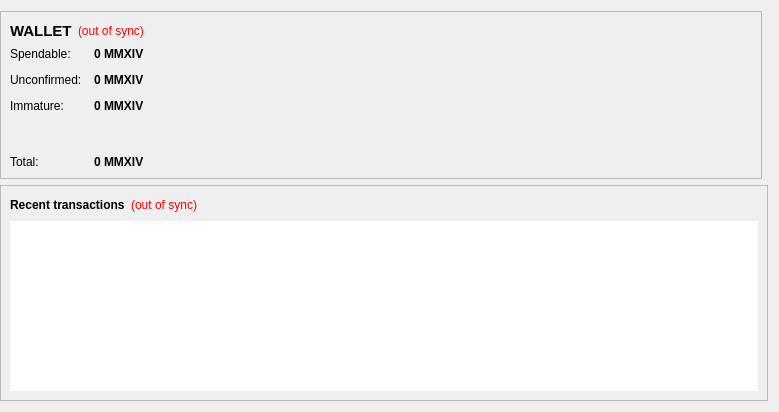
<?xml version="1.0" encoding="UTF-8"?>
<ui version="4.0">
 <class>OverviewPage</class>
 <widget class="QWidget" name="OverviewPage">
  <property name="geometry">
   <rect>
    <x>0</x>
    <y>0</y>
    <width>779</width>
    <height>412</height>
   </rect>
  </property>
  <property name="windowTitle">
   <string>Form</string>
  </property>
  <layout class="QGridLayout" name="gridLayout">
   <property name="leftMargin">
    <number>0</number>
   </property>
   <item row="0" column="0">
    <widget class="QFrame" name="walletContainer">
     <property name="sizePolicy">
      <sizepolicy hsizetype="Preferred" vsizetype="Maximum">
       <horstretch>0</horstretch>
       <verstretch>0</verstretch>
      </sizepolicy>
     </property>
     <property name="maximumSize">
      <size>
       <width>16777215</width>
       <height>220</height>
      </size>
     </property>
     <property name="frameShape">
      <enum>QFrame::StyledPanel</enum>
     </property>
     <property name="frameShadow">
      <enum>QFrame::Raised</enum>
     </property>
     <layout class="QVBoxLayout" name="verticalLayout_4">
      <item>
       <layout class="QHBoxLayout" name="walletHeader">
        <item>
         <widget class="QLabel" name="label_5">
          <property name="font">
           <font>
            <pointsize>11</pointsize>
            <weight>75</weight>
            <bold>true</bold>
           </font>
          </property>
          <property name="styleSheet">
           <string notr="true">background-color: transparent;</string>
          </property>
          <property name="text">
           <string>WALLET</string>
          </property>
         </widget>
        </item>
        <item>
         <widget class="QLabel" name="labelWalletStatus">
          <property name="toolTip">
           <string>The displayed information may be out of date. Your wallet automatically synchronizes with the MMXIV network after a connection is established, but this process has not completed yet.</string>
          </property>
          <property name="styleSheet">
           <string notr="true">QLabel { color: red;Background-color:transparent }</string>
          </property>
          <property name="text">
           <string notr="true">(out of sync)</string>
          </property>
          <property name="alignment">
           <set>Qt::AlignLeading|Qt::AlignLeft|Qt::AlignVCenter</set>
          </property>
         </widget>
        </item>
        <item>
         <spacer name="horizontalSpacer_2">
          <property name="orientation">
           <enum>Qt::Horizontal</enum>
          </property>
          <property name="sizeHint" stdset="0">
           <size>
            <width>40</width>
            <height>20</height>
           </size>
          </property>
         </spacer>
        </item>
       </layout>
      </item>
      <item>
       <layout class="QFormLayout" name="walletStatus">
        <property name="fieldGrowthPolicy">
         <enum>QFormLayout::AllNonFixedFieldsGrow</enum>
        </property>
        <property name="horizontalSpacing">
         <number>12</number>
        </property>
        <property name="verticalSpacing">
         <number>12</number>
        </property>
        <item row="0" column="0">
         <widget class="QLabel" name="label">
          <property name="styleSheet">
           <string notr="true">background-color: transparent;</string>
          </property>
          <property name="text">
           <string>Spendable:</string>
          </property>
         </widget>
        </item>
        <item row="0" column="1">
         <widget class="QLabel" name="labelBalance">
          <property name="font">
           <font>
            <weight>75</weight>
            <bold>true</bold>
           </font>
          </property>
          <property name="cursor">
           <cursorShape>IBeamCursor</cursorShape>
          </property>
          <property name="toolTip">
           <string>Your current spendable balance</string>
          </property>
          <property name="styleSheet">
           <string notr="true"/>
          </property>
          <property name="text">
           <string notr="true">0 MMXIV</string>
          </property>	
          <property name="textInteractionFlags">
           <set>Qt::LinksAccessibleByMouse|Qt::TextSelectableByKeyboard|Qt::TextSelectableByMouse</set>
          </property>
         </widget>
        </item>
        <item row="2" column="0">
         <widget class="QLabel" name="label_3">
          <property name="styleSheet">
           <string notr="true">background-color: transparent;</string>
          </property>
          <property name="text">
           <string>Unconfirmed:</string>
          </property>
         </widget>
        </item>
        <item row="2" column="1">
         <widget class="QLabel" name="labelUnconfirmed">
          <property name="font">
           <font>
            <weight>75</weight>
            <bold>true</bold>
           </font>
          </property>
          <property name="cursor">
           <cursorShape>IBeamCursor</cursorShape>
          </property>
          <property name="toolTip">
           <string>Total of transactions that have yet to be confirmed, and do not yet count toward the current balance</string>
          </property>
          <property name="text">
           <string notr="true">0 MMXIV</string>
          </property>
          <property name="textInteractionFlags">
           <set>Qt::LinksAccessibleByMouse|Qt::TextSelectableByKeyboard|Qt::TextSelectableByMouse</set>
          </property>
         </widget>
        </item>
        <item row="3" column="0">
         <widget class="QLabel" name="labelImmatureText">
          <property name="styleSheet">
           <string notr="true">background-color: transparent;</string>
          </property>
          <property name="text">
           <string>Immature:</string>
          </property>
         </widget>
        </item>
        <item row="3" column="1">
         <widget class="QLabel" name="labelImmature">
          <property name="font">
           <font>
            <weight>75</weight>
            <bold>true</bold>
           </font>
          </property>
          <property name="toolTip">
           <string>Mined balance that has not yet matured</string>
          </property>
          <property name="text">
           <string notr="true">0 MMXIV</string>
          </property>
          <property name="textInteractionFlags">
           <set>Qt::LinksAccessibleByMouse|Qt::TextSelectableByKeyboard|Qt::TextSelectableByMouse</set>
          </property>
         </widget>
        </item>
        <item row="4" column="0">
         <spacer name="verticalSpacer">
          <property name="orientation">
           <enum>Qt::Vertical</enum>
          </property>
          <property name="sizeHint" stdset="0">
           <size>
            <width>20</width>
            <height>40</height>
           </size>
          </property>
         </spacer>
        </item>
        <item row="4" column="1">
         <spacer name="verticalSpacer_2">
          <property name="orientation">
           <enum>Qt::Vertical</enum>
          </property>
          <property name="sizeHint" stdset="0">
           <size>
            <width>20</width>
            <height>40</height>
           </size>
          </property>
         </spacer>
        </item>
        <item row="5" column="0">
         <widget class="QLabel" name="labelTotalText">
          <property name="styleSheet">
           <string notr="true">background-color: transparent;</string>
          </property>
          <property name="text">
           <string>Total:</string>
          </property>
         </widget>
        </item>
        <item row="5" column="1">
         <widget class="QLabel" name="labelTotal">
          <property name="font">
           <font>
            <weight>75</weight>
            <bold>true</bold>
           </font>
          </property>
          <property name="cursor">
           <cursorShape>IBeamCursor</cursorShape>
          </property>
          <property name="toolTip">
           <string>Your current total balance</string>
          </property>
          <property name="text">
           <string notr="true">0 MMXIV</string>
          </property>
          <property name="textInteractionFlags">
           <set>Qt::LinksAccessibleByMouse|Qt::TextSelectableByKeyboard|Qt::TextSelectableByMouse</set>
          </property>
         </widget>
        </item>
       </layout>
      </item>
     </layout>
    </widget>
   </item>
   <item row="0" column="1">
    <widget class="QFrame" name="hashTokenStatusContainer">
     <property name="sizePolicy">
      <sizepolicy hsizetype="Preferred" vsizetype="Fixed">
       <horstretch>0</horstretch>
       <verstretch>0</verstretch>
      </sizepolicy>
     </property>
     <property name="maximumSize">
      <size>
       <width>16777215</width>
       <height>220</height>
      </size>
     </property>
     <property name="frameShape">
      <enum>QFrame::StyledPanel</enum>
     </property>
     <property name="frameShadow">
      <enum>QFrame::Raised</enum>
     </property>
    </widget>
   </item>
   <item row="1" column="0" colspan="2">
    <widget class="QFrame" name="transactionContainer">
     <property name="frameShape">
      <enum>QFrame::StyledPanel</enum>
     </property>
     <property name="frameShadow">
      <enum>QFrame::Raised</enum>
     </property>
     <layout class="QVBoxLayout" name="verticalLayout">
      <item>
       <layout class="QHBoxLayout" name="recentTransactionsHeader">
        <item>
         <widget class="QLabel" name="label_4">
          <property name="styleSheet">
           <string notr="true">background-color: transparent;</string>
          </property>
          <property name="text">
           <string>&lt;b&gt;Recent transactions&lt;/b&gt;</string>
          </property>
         </widget>
        </item>
        <item>
         <widget class="QLabel" name="labelTransactionsStatus">
          <property name="toolTip">
           <string>The displayed information may be out of date. Your wallet automatically synchronizes with the MMXIVdomCoin network after a connection is established, but this process has not completed yet.</string>
          </property>
          <property name="styleSheet">
           <string notr="true">QLabel { color: red;Background-color:transparent }</string>
          </property>
          <property name="text">
           <string notr="true">(out of sync)</string>
          </property>
          <property name="alignment">
           <set>Qt::AlignRight|Qt::AlignTrailing|Qt::AlignVCenter</set>
          </property>
         </widget>
        </item>
        <item>
         <spacer name="horizontalSpacer">
          <property name="orientation">
           <enum>Qt::Horizontal</enum>
          </property>
          <property name="sizeHint" stdset="0">
           <size>
            <width>40</width>
            <height>20</height>
           </size>
          </property>
         </spacer>
        </item>
       </layout>
      </item>
      <item>
       <widget class="QListView" name="listTransactions">
        <property name="frameShape">
         <enum>QFrame::NoFrame</enum>
        </property>
        <property name="horizontalScrollBarPolicy">
         <enum>Qt::ScrollBarAlwaysOff</enum>
        </property>
        <property name="editTriggers">
         <set>QAbstractItemView::NoEditTriggers</set>
        </property>
        <property name="selectionMode">
         <enum>QAbstractItemView::NoSelection</enum>
        </property>
       </widget>
      </item>
     </layout>
    </widget>
   </item>
  </layout>
 </widget>
 <resources/>
 <connections/>
</ui>
